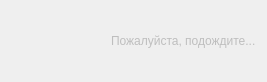
<?xml version="1.0" encoding="UTF-8"?>
<ui version="4.0">
 <class>ExpectationForm</class>
 <widget class="QWidget" name="ExpectationForm">
  <property name="enabled">
   <bool>false</bool>
  </property>
  <property name="geometry">
   <rect>
    <x>0</x>
    <y>0</y>
    <width>267</width>
    <height>82</height>
   </rect>
  </property>
  <property name="windowTitle">
   <string>Обработка</string>
  </property>
  <property name="windowIcon">
   <iconset resource="../../resources/main.qrc">
    <normaloff>:/images/logo.png</normaloff>:/images/logo.png</iconset>
  </property>
  <layout class="QHBoxLayout" name="horizontalLayout">
   <item>
    <widget class="QLabel" name="imageLabel">
     <property name="text">
      <string>&lt;html&gt;&lt;head/&gt;&lt;body&gt;&lt;p&gt;&lt;img src=&quot;:/images/loader.gif&quot;/&gt;&lt;/p&gt;&lt;/body&gt;&lt;/html&gt;</string>
     </property>
    </widget>
   </item>
   <item>
    <widget class="QLabel" name="label">
     <property name="text">
      <string>&lt;html&gt;&lt;head/&gt;&lt;body&gt;&lt;p&gt;Пожалуйста, подождите...&lt;/p&gt;&lt;/body&gt;&lt;/html&gt;</string>
     </property>
    </widget>
   </item>
  </layout>
 </widget>
 <resources>
  <include location="../../resources/main.qrc"/>
 </resources>
 <connections/>
</ui>
